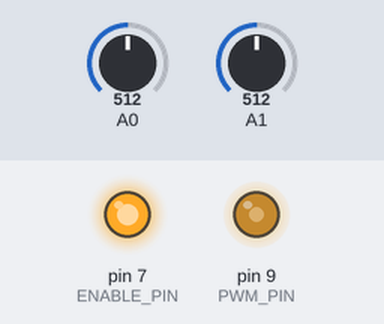
The sketch below on a simulated Arduino Uno, built with avr-gcc and run on an emulated ATmega328P. On the bench: output pins drawn as LEDs (lit = HIGH). The test bench sets the inputs (shaded band); at power-on: A0 = 512, A1 = 512.

Above: at 3.2 s.
3.3 s: A0 set to 557
At 5.91 s:
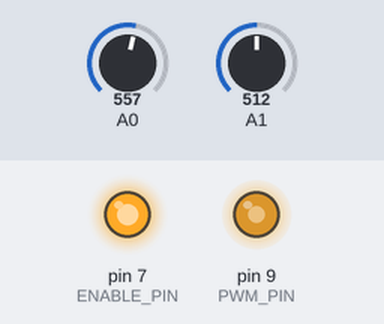
6.3 s: A0 set to 95
7.8 s: A0 set to 511
9.4 s: A1 set to 926
At 10.6 s:
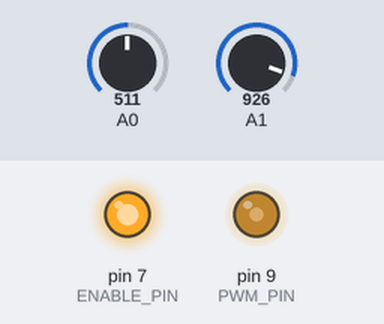
10.9 s: A1 set to 359
At 11.7 s:
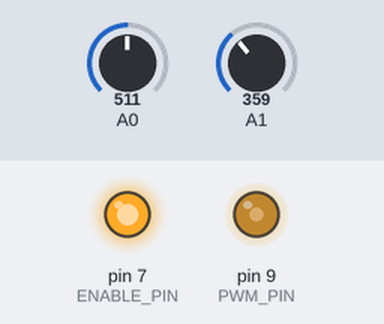
12.5 s: A1 set to 344
At 16.2 s:
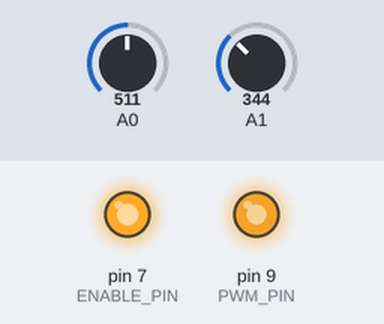
Timing chart, 0 to 16.5 s (numbered marks = the images above; inputs shaded):
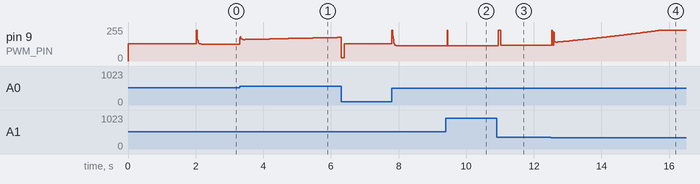

Measured:
- the behaviour switches between 345 and 344 on A1 (found by bisection; images 3 and 4)
- after the input at 9.4 s, pin 9 (PWM_PIN): 115/255 → 116/255 at once
- after the input at 10.9 s, pin 9 (PWM_PIN): 116/255 → 229/255 after 0.05 s, → 118/255 0.08 s later

The sketch:

TestPIDOfArmDone.ino
```cpp
// Libraries
#include "TimerOne.h"
#include "PID_v1.h"
//PINS
#define PWM_PIN 9
#define ENABLE_PIN 7
#define POTMETERARM A0
#define POTMETERSTICK A1
#define CURRENT_INPUT A5
#define LengthAverage 50.0
//Variables
double pos;
double posStick;

double setpoint;
double setpointStick = 547;
double setpointRad = 0;
double OutputController, OutputPD;
double calcedPWM ;
double errorDist = 0, errorArm = 0;
double kpPID = 550, kiPID = 90, kdPID = 20;
double kpPD = 23, kiPD = 23, kdPD = 2;
double oldTime, now;
double MappedPotArm;

int i=0;

double avgStick=0, avgArm=0, avgFactor;

//PID ENABLING
PID myPD(&errorDist, &OutputPD, &setpointRad, kpPD, kiPD, kdPD, DIRECT);
PID myPID(&MappedPotArm, &OutputController, &OutputPD, kpPID, kiPID, kdPID, DIRECT); //PID myPID(&errorArm, &OutputController, &OutputPD, kpPID, kiPID, kdPID, DIRECT);


void setup() {
  // setup timerOne, we use this library to get 10bit resolution for PWM.
  Timer1.initialize(2000);
  Timer1.stop();        //stop the counter
  Timer1.restart();     //set the clock to zero
  Timer1.pwm(PWM_PIN, 512, 2000);
  //PINMODE
  pinMode(PWM_PIN, OUTPUT);
  pinMode(ENABLE_PIN, OUTPUT);
  //Enable ESCON driver
  digitalWrite(ENABLE_PIN, LOW);  // disable ESCON to clear any errors
  delay(2000);
  digitalWrite(ENABLE_PIN, HIGH);  // enable ESCON
  Serial.begin(57600);
  //PID initialization
  myPID.SetMode(AUTOMATIC);
  myPID.SetOutputLimits(-408, 408);
  myPID.SetSampleTime(10);
  myPD.SetSampleTime(20);
  myPD.SetMode(AUTOMATIC);
  myPD.SetOutputLimits(-0.7, 0.7);
  avgFactor=2.0/(LengthAverage+1.0);
  //Serial.println("Average avgA   Sensor Arm");
  //Serial.println(avgFactor);
}

void loop() {
  now = millis();
  //double x;
  // Moving Average
  avgArm=avgArm*(1-avgFactor)+analogRead(A0)*(avgFactor);
  avgStick=avgStick*(1-avgFactor)+analogRead(A1)*(avgFactor);


  /*Serial.print(avgArm);
  Serial.print("         ");
  Serial.println(analogRead(A0));*/
  pos=avgArm;
  posStick=avgStick;
  /*analogReadStick[LengthAverage];
  analogReadArm[LengthAverage];
  if (i<LengthAverage){
    analogReadStick[i]=analogRead(A1);
    analogReadArm[i]=analogRead(A0);
    i++;
  }
  else {
    for (int j=0;j<LengthAverage-1;j++){
      analogReadStick[j+1]=analogReadStick[j];
      analogReadArm[j+1]=analogReadArm[j];
    }
    analogReadStick[0]=analogRead(A1);
    analogReadArm[0]=analogRead(A0);
  }

  for (int j=0;j<LengthAverage;j++){

  }*/

  /*for(int i = 0; i < 10; i++)
  {
    x += analogRead(A0);
  }
  pos = x/10;*/
  //pos = analogRead(A0);  // read position from potentiometer
  //posStick = analogRead(A1);
  //Serial.println(posStick);
  //Map to radians
  MappedPotArm = ((63.11*(pos/204.8)-117.39) * 31.415926) / 1800;
  double MappedPotStick = ((63.88*(posStick/204.8)-170.11) * 31.415926) / 1800;
  double MappedPotTotal = MappedPotArm + MappedPotStick;
  errorDist = setpointRad - ((0.31 * sin(MappedPotArm)) + (0.533 * sin(MappedPotTotal))); // Error in distance from 0 radians
  if (errorDist<setpointRad+0.005&&errorDist>setpointRad-0.005){
    errorDist=0;
  }
  int PDState = myPD.Compute();
  if (PDState == 1)
  {
    // errorArm = ((-OutputPD) - MappedPotArm);
    PDState = 0;
  }
  /*if (now-oldTime > 5000 && now-oldTime < 10000)
  {
    setpoint = 0.2;
  }
  else if(now-oldTime > 10000)
  {
    oldTime=now;
    setpoint=-0.2;
  }*/
  int PIDState = myPID.Compute();
  if (PIDState == 1)
  {
    calcedPWM = 512 + (OutputController);
    calcedPWM = 1024 - calcedPWM;
    PIDState = 0;
    //Serial.println(calcedPWM);
  }

  if (calcedPWM > 916)
    calcedPWM = 916;
  if (calcedPWM < 105)
    calcedPWM = 105;

  if (pos < 100 || pos > 750)
  {
    calcedPWM = 512;
  }
  //Serial.println(calcedPWM);
  Timer1.setPwmDuty(PWM_PIN, calcedPWM);
  //  Serial.print("  ");
  //  Serial.println(OutputPD);
}
```
